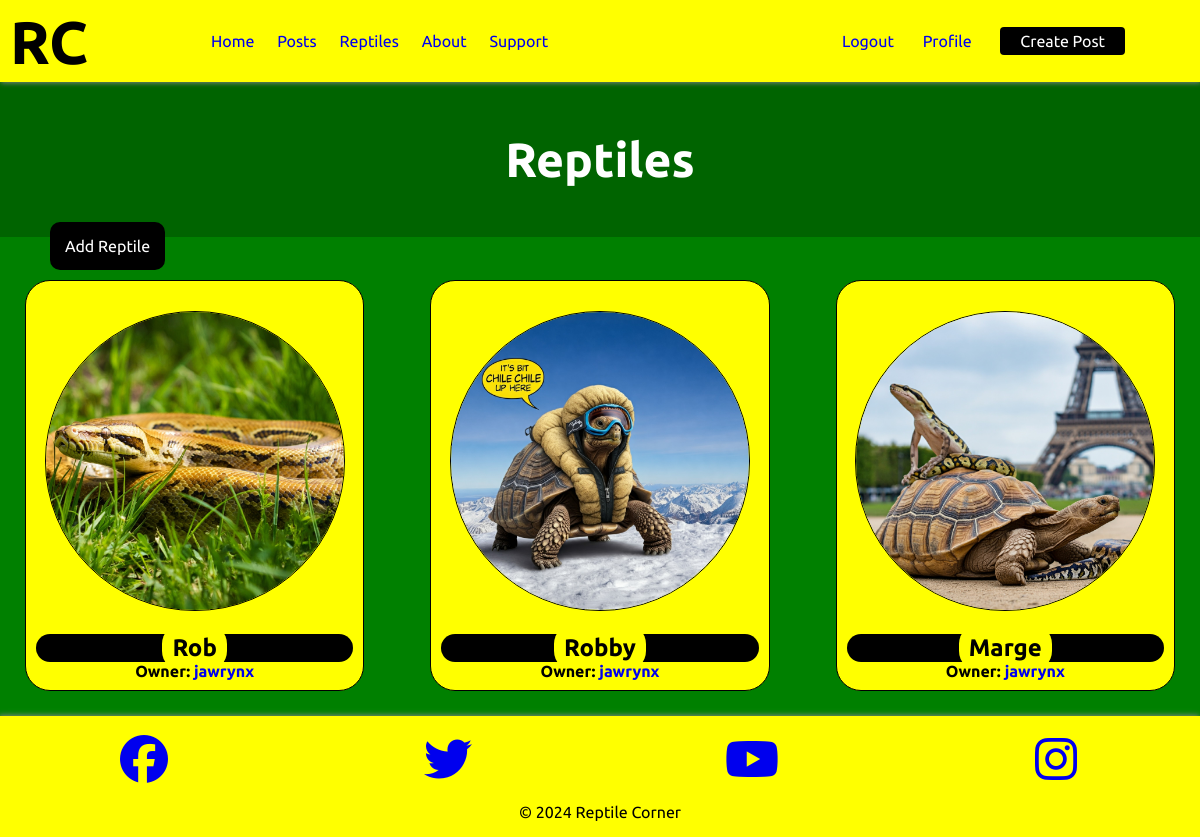
The app's page /reptiles/list/ (signed in) with its own data.
### reptiles/models.py (models this page shows, shortened)
class Reptile(models.Model):
    user = models.ForeignKey(User, on_delete=models.CASCADE, related_name='reptiles')
    name = models.CharField(max_length=30)
    age = models.IntegerField()
    species = models.CharField(max_length=70)
    bio = models.TextField()
    reptile_picture = models.ImageField(upload_to='reptile_pics/', blank=True)

### reptiles/views.py (the view)
# urls.py: path('list/', views.reptiles_list, name='reptiles_list'),
def reptiles_list(request):
    reptiles = Reptile.objects.all()
    return render(request, 'reptiles/reptiles_list.html', {'reptiles': reptiles})

### reptiles/templates/reptiles/reptiles_list.html (shortened to what this page needs)
{% extends 'layout.html' %}
{% block content %}
  <h1 class="posts-list-title">Reptiles</h1>
  <a href="{% url 'reptiles:add_reptile' %}" class="add-reptile">Add Reptile</a>
  <div class="reptile-list grid">
    {% for reptile in reptiles %}
      <div class="reptile-item col-12 col-md-6 col-lg-4">
        {% if reptile.reptile_picture %}
        <a href="{% url 'reptiles:reptile_detail' pk=reptile.pk %}"><img class="image" src="{{ reptile.reptile_picture.url }}" alt="{{ reptile.name }}"></a>
        {% else %}
          {% comment %} <img src="{% static '/media/snake.jpeg' %}" alt="Default Reptile Image">  {% endcomment %}
        {% endif %}
        <h2 class='reptile-name'><a href="{% url 'reptiles:reptile_detail' pk=reptile.pk %}">{{ reptile.name }}</a></h2>
        <p>Owner: <a href="../../profile/{{ reptile.user.username }}">{{ reptile.user.username }}</a></p>
      </div>
    {% endfor %}
  </div>
{% endblock %}

### static/css/style.css (style rules this page uses)
* { box-sizing: border-box; padding: 0; margin: 0; }
body { font-family: 'Ubuntu'; background-color: white; color: black; }
a { text-decoration: none; }
.posts-list-title, .about-title { padding: 50px; font-size: 3rem; font-weight: bolder; color: white; background-color: darkgreen; text-align: center; }
.image { width: 100%; border-radius: 10px; margin-bottom: 20px; }
.reptile-list { display: flex; flex-wrap: wrap; gap: 20px; }
.reptile-item { background-color: yellow; border: 1px solid black; border-radius: 25px; margin: 25px; padding: 10px; text-align: center; }
.reptile-item img { margin-top: 20px; border: 1px solid black; border-radius: 50%; width: 300px; height: 300px; object-fit: cover; }
.reptile-item p { font-weight: bold; }
.reptile-name { background-color: black; border-radius: 25px; }
.reptile-name a { padding: 10px; text-decoration: none; background-color: yellow; color: black; border-radius: 20px; }
.add-reptile { background-color: black; color: white; padding: 15px; border-radius: 10px; margin: 50px; }

### static/css/grid_classes.css (style rules this page uses)
.grid { display: grid; grid-template-columns: repeat(12, 1fr); gap: 1rem; }
.col-12 { grid-column: span 12; }
@media (min-width: 768px) { .col-md-6 { grid-column: span 6; } }
@media (min-width: 992px) { .col-lg-4 { grid-column: span 4; } }

### records on screen
Reptile: reptile_picture (picture), name "Rob", user.username "jawrynx"
Reptile: reptile_picture (picture), name "Robby", user.username "jawrynx"
Reptile: reptile_picture (picture), name "Marge", user.username "jawrynx"
